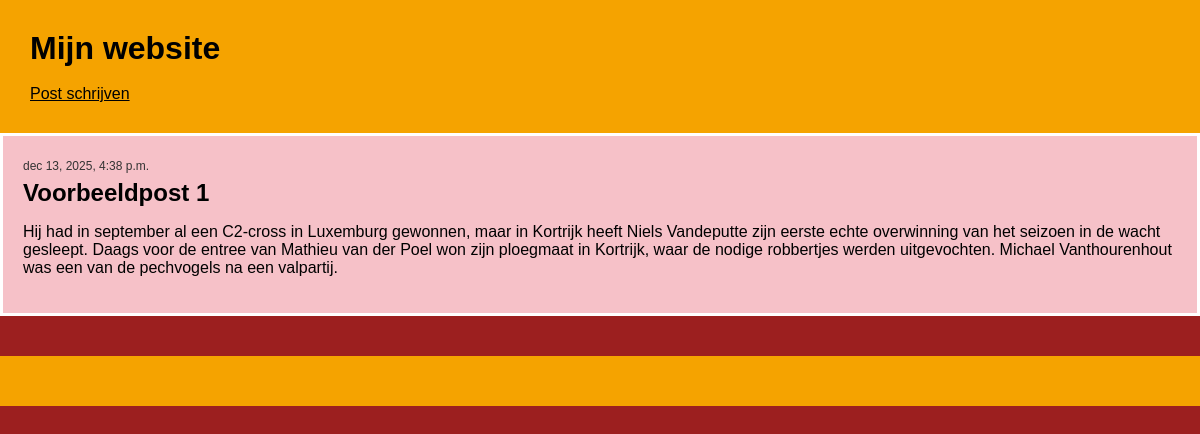
The app's page /post/1/ with its own data.
### blog/models.py (models this page shows, shortened)
class Post(models.Model):
            author = models.ForeignKey(settings.AUTH_USER_MODEL,
            on_delete=models.CASCADE)
            title = models.CharField(max_length=200)
            text = models.TextField()
            created_date = models.DateTimeField(default=timezone.now)
            published_date = models.DateTimeField(blank=True, null=True)

### blog/views.py (the view)
# urls.py: path('post/<int:pk>/',  views.post_detail,
def post_detail(request, pk):
    post = get_object_or_404(Post, pk=pk)
    return render(request, 'blog/post_inhoud.html',
{'post': post})

### blog/templates/blog/post_inhoud.html
{% extends 'blog/base.html' %}
{% block inhoud %}
<article class="post">
    {% if post.published_date %}
    <time class="date">
        {{ post.published_date }}
    </time>
    {% endif %}
    <h2>{{ post.title }}</h2>
    <p>{{ post.text|linebreaksbr }}</p>
</article>
{% endblock %}

### blog/static/css/stijl.css (style rules this page uses)
body { margin: 0; padding: 0; background-color: #9c1f1f; font-family: Arial, Helvetica, sans-serif; }
.post { background-color: #f6c1c8; padding: 20px; margin-bottom: 30px; border: 3px solid white; box-sizing: border-box; }
.post:last-child { margin-bottom: 0; }
.date { font-size: 12px; color: #333; }
.post h2 { margin: 5px 0; }

### records on screen
Post: published_date "dec 13, 2025, 4:38 p.m.", title "Voorbeeldpost 1", text "Hij had in september al een C2-cross in Luxemburg gewonnen, maar in Kortrijk heeft Niels Vandeputte zijn eerste echte overwinning van het seizoen in de wacht gesleept. Daags voor de entree van Mathieu van der Poel won zijn ploegmaat in Kortrijk, waar de nodige robbertjes werden uitgevochten. Michael Vanthourenhout was een van de pechvogels na een valpartij."
